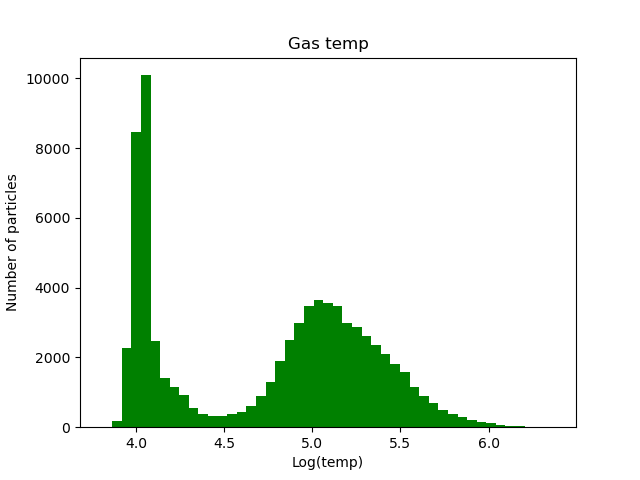

This figure's Python source:
#galaxy 223 gas histogram
import pynbody
import numpy as np
from matplotlib import colors
import matplotlib.pyplot as plt

#loading snapshot
s=pynbody.load('/mnt/data0/jillian/gguaman/r223/cosmo25p.768sg1bwK1BHe75.007779')

#setting to physical units
s.physical_units()

#centering halo
pynbody.analysis.angmom.faceon(s)

plt.hist(np.log10(s.g['temp']),color='green',bins='fd')

#customizing hist
plt.xlabel("Log(temp)")
plt.ylabel("Number of particles")
plt.title('Gas temp')

#plt.show()
plt.savefig("galaxy223_gashist.png")
